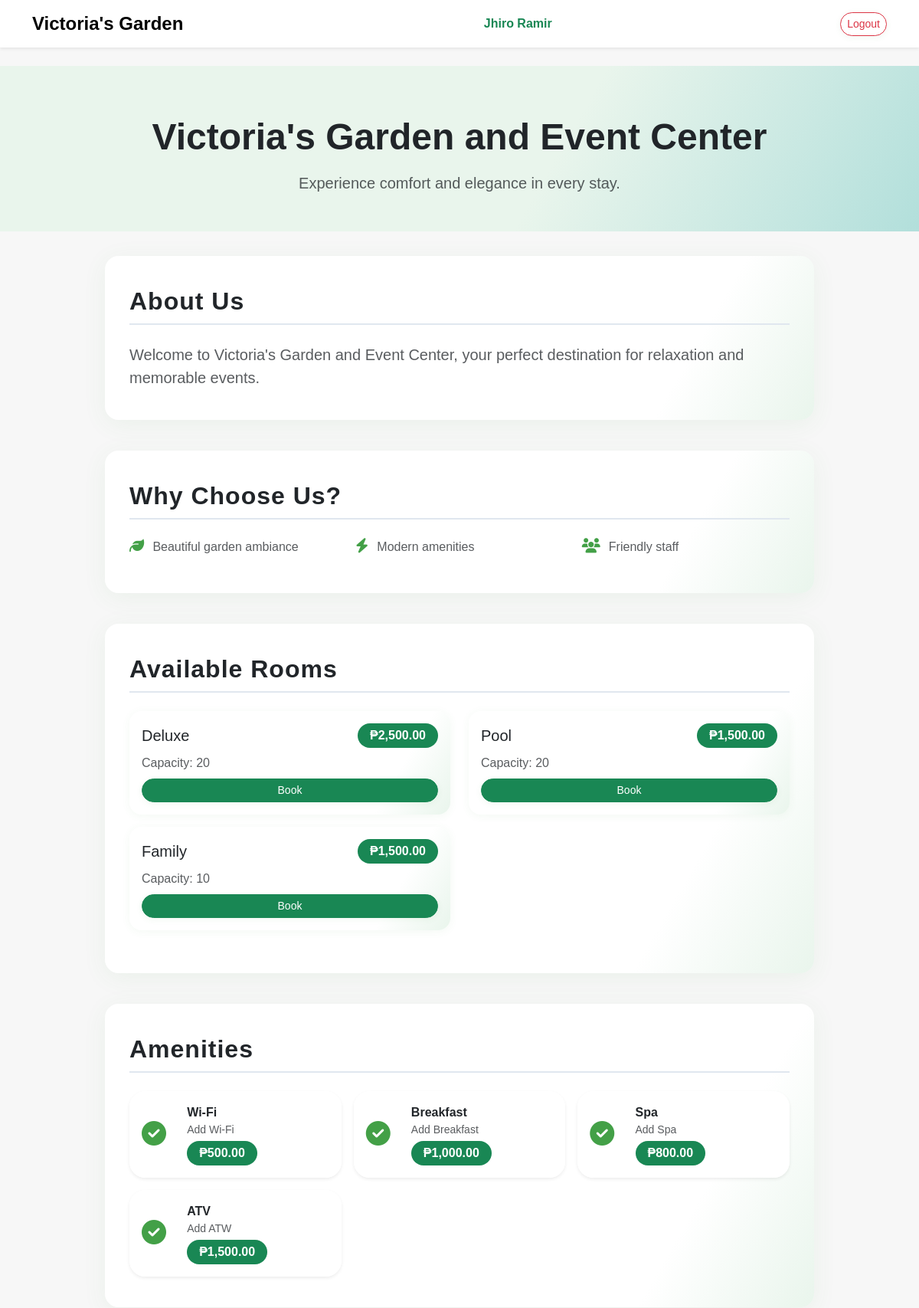
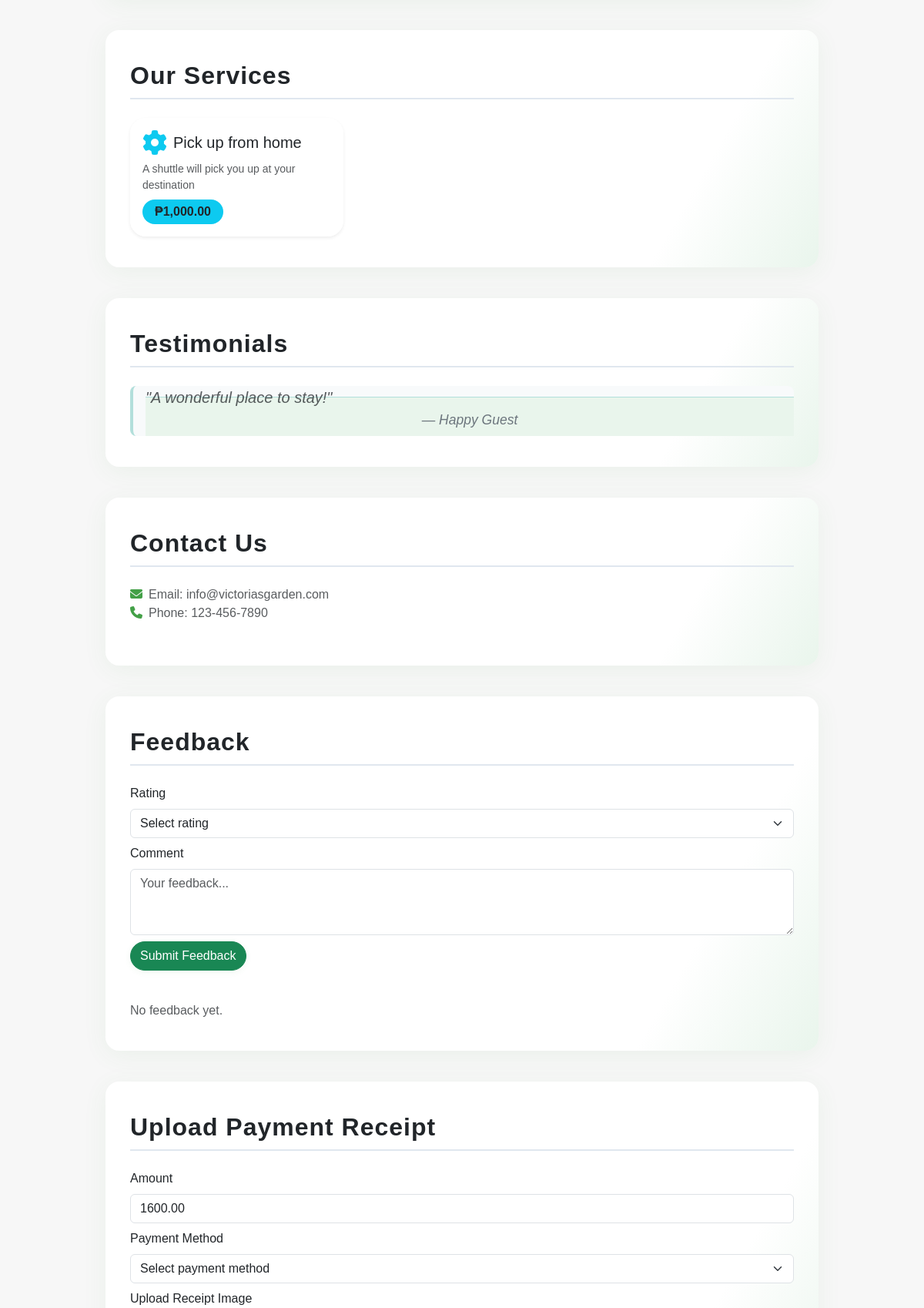
The page /homepage.php (signed in, upper part) on the database its author committed (2 pictures, top to bottom).
### tables this page shows
CREATE TABLE `room` (
  `Room_ID` int(11) NOT NULL,
  `Room_Type` varchar(255) NOT NULL,
  `Room_Rate` decimal(10,2) NOT NULL,
  `Room_Cap` int(11) NOT NULL
);

CREATE TABLE `amenity` (
  `Amenity_ID` int(11) NOT NULL,
  `Amenity_Name` varchar(255) NOT NULL,
  `Amenity_Desc` varchar(255) NOT NULL,
  `Amenity_Cost` decimal(10,2) NOT NULL
);

CREATE TABLE `service` (
  `Service_ID` int(11) NOT NULL,
  `Service_Name` varchar(255) NOT NULL,
  `Service_Desc` varchar(255) NOT NULL,
  `Service_Cost` decimal(10,2) NOT NULL
);

CREATE TABLE `booking` (
  `Booking_ID` int(11) NOT NULL,
  `Cust_ID` int(11) NOT NULL,
  `Emp_ID` int(11) DEFAULT NULL,
  `Booking_IN` timestamp NOT NULL DEFAULT current_timestamp(),
  `Booking_Out` timestamp NULL DEFAULT NULL,
  `Booking_Cost` decimal(10,2) NOT NULL,
  `Booking_Status` varchar(255) NOT NULL,
  `Guests` int(11) DEFAULT NULL
);

### classes/database.php (called while the page is built, shortened)
<?php
class Database {
    private $host = "localhost";
    private $db_name = "guest_accommodation_system";
    private $username = "root";
    private $password = "";
    public $conn;
    public function connect() {
        $this->conn = new mysqli(
            $this->host,
            $this->username,
            $this->password,
            $this->db_name
        );
    }
    public function getConnection() {
        return $this->conn;
    }
    public function getAllAmenities() {
        $conn = $this->getConnection();
        $result = $conn->query("SELECT * FROM amenity");
        $amenities = [];
        if ($result) {
            while ($row = $result->fetch_assoc()) {
                $amenities[] = $row;
            }
        }
        return $amenities;
    }
    public function getAllRooms() {
        $conn = $this->getConnection();
        $result = $conn->query("SELECT * FROM room");
        $rooms = [];
        if ($result) {
            while ($row = $result->fetch_assoc()) {
                $rooms[] = $row;
            }
        }
        return $rooms;
    }
    public function getRecentFeedback($limit = 5) {
        $conn = $this->getConnection();
        $stmt = $conn->prepare(
            "SELECT f.Feed_Rating, f.Feed_Comment, f.Feed_DOF, c.Cust_FN
             FROM feedback f
             JOIN customer c ON f.Cust_ID = c.Cust_ID
             ORDER BY f.Feed_DOF DESC LIMIT ?"
        );
        $stmt->bind_param("i", $limit);
        $stmt->execute();
        $result = $stmt->get_result();
        $feedback = [];
        return $feedback;
    }
    public function getAllServices() {
        $conn = $this->getConnection();
        $result = $conn->query("SELECT * FROM service");
        $services = [];
        if ($result) {
            while ($row = $result->fetch_assoc()) {
                $services[] = $row;
            }
        }
        return $services;
    }
    public function getRoomPrice($room_id, $default_price, $ref_date = null) {
        $conn = $this->getConnection();
        $date = $ref_date ?: date('Y-m-d H:i:s');
        $stmt = $conn->prepare("SELECT Price FROM roomprices WHERE Room_ID = ? AND ? BETWEEN PromValidF AND PromValidT ORDER BY PromValidT DESC LIMIT 1");
        $stmt->bind_param("is", $room_id, $date);
        $stmt->execute();
        return $default_price;
    }
    public function getAmenityPrice($amenity_id, $default_price, $ref_date = null) {
        $conn = $this->getConnection();
        $date = $ref_date ?: date('Y-m-d H:i:s');
        $stmt = $conn->prepare("SELECT Price FROM amenityprices WHERE Amenity_ID = ? AND ? BETWEEN PromValidF AND PromValidT ORDER BY PromValidT DESC LIMIT 1");
        $stmt->bind_param("is", $amenity_id, $date);
        $stmt->execute();
        return $default_price;
    }
    public function getServicePrice($service_id, $default_price, $ref_date = null) {
        $conn = $this->getConnection();
        $date = $ref_date ?: date('Y-m-d H:i:s');
        $stmt = $conn->prepare("SELECT Price FROM serviceprices WHERE Service_ID = ? AND ? BETWEEN PromValidF AND PromValidT ORDER BY PromValidT DESC LIMIT 1");
        $stmt->bind_param("is", $service_id, $date);
        $stmt->execute();
        return $default_price;
    }
    public function getLatestUnpaidBooking($cust_id) {
        $conn = $this->getConnection();
        $stmt = $conn->prepare("SELECT * FROM booking WHERE Cust_ID=? AND Booking_Status='Pending' ORDER BY Booking_IN DESC LIMIT 1");
        $stmt->bind_param("i", $cust_id);
        $stmt->execute();
        $result = $stmt->get_result();
        $booking = $result->fetch_assoc();
        return $booking;
    }
}
?>

### homepage.php (the view, shortened to what this page needs)
<?php
require_once('classes/database.php');
$db = new Database();
$rooms = $db->getAllRooms();
$amenities = $db->getAllAmenities();
$services = $db->getAllServices();
?>
<!doctype html>
<html lang="en">
<head>
    <link href="https://cdn.jsdelivr.net/npm/bootstrap@5.3.2/dist/css/bootstrap.min.css" rel="stylesheet" />
    <link href="https://cdnjs.cloudflare.com/ajax/libs/font-awesome/6.4.2/css/all.min.css" rel="stylesheet" />
    <link href="style.css" rel="stylesheet" />
    <link href="assets/css/homepage.css" rel="stylesheet" />
</head>
<body>
    <nav class="navbar navbar-light shadow-sm mb-4">
        <div class="container d-flex justify-content-between align-items-center">
            <span class="navbar-brand fw-bold fs-4">Victoria's Garden</span>
            <span class="text-success fw-semibold"><?= htmlspecialchars($_SESSION['user_FN']) ?></span>
            <a href="logout.php" class="btn btn-outline-danger btn-sm">Logout</a>
        </div>
    </nav>
    <div class="hero-section text-center">
        <h1 class="display-5 fw-bold mb-3">Victoria's Garden and Event Center</h1>
        <p class="text-muted fs-5 mb-0">Experience comfort and elegance in every stay.</p>
    </div>
    <div class="container" style="max-width: 950px;">
        <section class="minimal-section" id="about">
            <h2 class="section-title">About Us</h2>
            <p class="text-muted mb-0 fs-5">
                Welcome to Victoria's Garden and Event Center, your perfect destination for relaxation and memorable events.
            </p>
        </section>
        <section class="minimal-section" id="whychoose">
            <h2 class="section-title">Why Choose Us?</h2>
            <div class="row text-muted fs-6">
                <div class="col-md-4 mb-2"><i class="fa-solid fa-leaf amenity-icon"></i>Beautiful garden ambiance</div>
                <div class="col-md-4 mb-2"><i class="fa-solid fa-bolt amenity-icon"></i>Modern amenities</div>
                <div class="col-md-4 mb-2"><i class="fa-solid fa-users amenity-icon"></i>Friendly staff</div>
            </div>
        </section>
        <section class="minimal-section" id="rooms">
            <h2 class="section-title">Available Rooms</h2>
            <div class="row">
                <?php foreach($rooms as $room): ?>
                <div class="col-md-6">
                    <div class="card room-card p-3 mb-3">
                        <div class="d-flex justify-content-between align-items-center mb-2">
                            <h5 class="mb-0"><?= htmlspecialchars($room['Room_Type']) ?></h5>
                            <span class="badge bg-success fs-6">
                                ₱<?= number_format($db->getRoomPrice($room['Room_ID'], $room['Room_Rate']), 2) ?>
                            </span>
                        </div>
                        <div class="mb-2 text-muted">Capacity: <?= $room['Room_Cap'] ?></div>
                        <a href="book_room.php?id=<?= $room['Room_ID'] ?>" class="btn btn-success btn-sm w-100">Book</a>
                    </div>
                </div>
                <?php endforeach; ?>
            </div>
        </section>
        <section class="minimal-section" id="amenities">
            <h2 class="section-title">Amenities</h2>
            <div class="row g-3">
                <?php foreach($amenities as $amenity): ?>
                <div class="col-md-6 col-lg-4">
                    <div class="card shadow-sm border-0 h-100 glass-card">
                        <div class="card-body d-flex align-items-center">
                            <div class="me-3">
                                <i class="fa-solid fa-circle-check amenity-icon fs-2"></i>
                            </div>
                            <div>
                                <div class="fw-semibold"><?= htmlspecialchars($amenity['Amenity_Name']) ?></div>
                                <?php if (!empty($amenity['Amenity_Desc'])): ?>
                                    <div class="text-muted small mb-1"><?= htmlspecialchars($amenity['Amenity_Desc']) ?></div>
                                <?php endif; ?>
                                <span class="badge bg-success">
                                    ₱<?= number_format($db->getAmenityPrice($amenity['Amenity_ID'], $amenity['Amenity_Cost']), 2) ?>
                                </span>
                            </div>
                        </div>
                    </div>
                </div>
                <?php endforeach; ?>
            </div>
        </section>
        <section class="minimal-section" id="services">
            <h2 class="section-title">Our Services</h2>
            <div class="row g-3">
                <?php if ($services && count($services)): ?>
                    <?php foreach ($services as $service): ?>
                        <div class="col-md-6 col-lg-4">
                            <div class="card shadow-sm border-0 h-100 glass-card">
                                <div class="card-body">
                                    <div class="d-flex align-items-center mb-2">
                                        <i class="fa-solid fa-gear text-info fs-2 me-2"></i>
                                        <h5 class="card-title mb-0"><?= htmlspecialchars($service['Service_Name']) ?></h5>
                                    </div>
                                    <div class="mb-2 text-muted small"><?= htmlspecialchars($service['Service_Desc']) ?></div>
                                    <span class="badge bg-info text-dark">
                                        ₱<?= number_format($db->getServicePrice($service['Service_ID'], $service['Service_Cost']), 2) ?>
                                    </span>
                                </div>
                            </div>
                        </div>
                    <?php endforeach; ?>
                <?php else: ?>
                    <div class="col-12 text-muted">No services available at the moment.</div>
                <?php endif; ?>
            </div>
        </section>
        <section class="minimal-section" id="testimonials">
            <h2 class="section-title">Testimonials</h2>
            <blockquote class="blockquote text-muted mb-0">
                <p class="mb-0">"A wonderful place to stay!"</p>
                <footer class="blockquote-footer">Happy Guest</footer>
            </blockquote>
        </section>
        <section class="minimal-section" id="contact">
            <h2 class="section-title">Contact Us</h2>
            <p class="text-muted mb-0">
                <i class="fa-solid fa-envelope contact-icon"></i>Email: info@victoriasgarden.com
            </p>
            <p class="text-muted">
                <i class="fa-solid fa-phone contact-icon"></i>Phone: 123-456-7890
            </p>
        </section>
        <section class="minimal-section" id="feedback">
            <h2 class="section-title">Feedback</h2>
            <form method="post" class="mb-4">
                <div class="mb-2">
                    <label for="feed_rating" class="form-label">Rating</label>
                    <select name="feed_rating" id="feed_rating" class="form-select" required>
                        <option value="">Select rating</option>
                    </select>
                </div>
                <div class="mb-2">
                    <label for="feed_comment" class="form-label">Comment</label>
                    <textarea name="feed_comment" id="feed_comment" class="form-control" rows="3" placeholder="Your feedback..." required></textarea>
                </div>
                <button type="submit" name="submit_feedback" class="btn btn-success">Submit Feedback</button>
            </form>
            <?php
            $recentFeedback = $db->getRecentFeedback(5);
            ?>
            <div class="row g-3 mt-4">
                <?php if ($recentFeedback && count($recentFeedback)): ?>
                    <?php foreach ($recentFeedback as $row): ?>
                        <div class="col-md-6">
                            <div class="card shadow-sm border-0 h-100">
                                <div class="card-body d-flex align-items-start">
                                    <div class="me-3">
                                        <div class="rounded-circle bg-success text-white d-flex align-items-center justify-content-center" style="width:44px;height:44px;font-size:1.3rem;">
                                            <?= strtoupper(substr($row['Cust_FN'], 0, 1)) ?>
                                        </div>
                                    </div>
                                    <div>
                                        <div class="fw-semibold"><?= htmlspecialchars($row['Cust_FN']) ?></div>
                                        <div class="mb-1" style="color:#ffc107;">
                                            <?php
                                            $stars = intval($row['Feed_Rating']);
                                            for ($i = 0; $i < $stars; $i++) echo '<i class="fa fa-star"></i>';
                                            for ($i = $stars; $i < 5; $i++) echo '<i class="fa-regular fa-star"></i>';
                                            ?>
                                        </div>
                                        <div class="mb-2 text-muted" style="font-size:0.98em;"><?= htmlspecialchars($row['Feed_Comment']) ?></div>
                                        <div class="text-muted small"><i class="fa fa-clock"></i> <?= date('M d, Y H:i', strtotime($row['Feed_DOF'])) ?></div>
                                    </div>
                                </div>
                            </div>
                        </div>
                    <?php endforeach; ?>
                <?php else: ?>
                    <div class="col-12 text-muted">No feedback yet.</div>
                <?php endif; ?>
            </div>
        </section>
        <section class="minimal-section" id="payment">
            <h2 class="section-title">Upload Payment Receipt</h2>
            <?php
            $cust_id = $_SESSION['user_id'];
            $latestBooking = $db->getLatestUnpaidBooking($cust_id);
            if ($latestBooking) {
                $booking_time = strtotime($latestBooking['Booking_IN']);
                $now = time();
                $timeout = 12 * 60 * 60;
                $time_left = ($booking_time + $timeout) - $now;
                if ($time_left > 0 && $latestBooking['Booking_Status'] === 'Pending') {
                    ?>
                    <form method="post" enctype="multipart/form-data" class="mb-3">
                        <div class="mb-2">
                            <label for="payment_amount" class="form-label">Amount</label>
                            <input type="number" name="payment_amount" id="payment_amount" class="form-control" value="<?= htmlspecialchars($latestBooking['Booking_Cost']) ?>" readonly>
                        </div>
                        <div class="mb-2">
                            <label for="payment_method" class="form-label">Payment Method</label>
                            <select name="payment_method" id="payment_method" class="form-select" required>
                                <option value="" disabled selected>Select payment method</option>
                            </select>
                        </div>
                        <div class="mb-2">
                            <label for="receipt_image" class="form-label">Upload Receipt Image</label>
                        </div>
                    </form>
                    <?php
                } else {
                    echo '<div class="alert alert-warning">Payment upload time has expired for your latest booking.</div>';
                }
            } else {
                echo '<div class="alert alert-info">No pending bookings found for payment.</div>';
            }
            ?>
        </section>
    </div>
</body>
</html>

### rows shown on the page
room: Room_Type "Deluxe", RoomPrice "2,500.00", Room_Cap "20"
room: Room_Type "Pool", RoomPrice "1,500.00", Room_Cap "20"
room: Room_Type "Family", RoomPrice "1,500.00", Room_Cap "10"
amenity: Amenity_Name "Wi-Fi", Amenity_Desc "Add Wi-Fi", AmenityPrice "500.00"
amenity: Amenity_Name "Breakfast", Amenity_Desc "Add Breakfast", AmenityPrice "1,000.00"
amenity: Amenity_Name "Spa", Amenity_Desc "Add Spa", AmenityPrice "800.00"
amenity: Amenity_Name "ATV", Amenity_Desc "Add ATW", AmenityPrice "1,500.00"
service: Service_Name "Pick up from home", Service_Desc "A shuttle will pick you up at your destination", ServicePrice "1,000.00"
booking: payment_amount "1600.00"

### other values the page prints
$_SESSION['user_FN'] "Jhiro Ramir"
